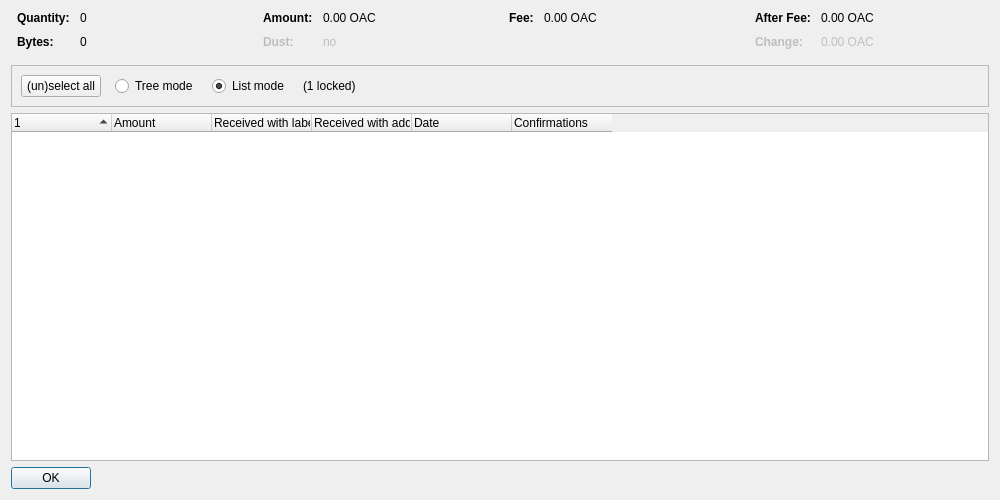
<?xml version="1.0" encoding="UTF-8"?>
<ui version="4.0">
 <class>CoinControlDialog</class>
 <widget class="QDialog" name="CoinControlDialog">
  <property name="geometry">
   <rect>
    <x>0</x>
    <y>0</y>
    <width>1000</width>
    <height>500</height>
   </rect>
  </property>
  <property name="windowTitle">
   <string>Coin Selection</string>
  </property>
  <layout class="QVBoxLayout" name="verticalLayout">
   <item>
    <layout class="QHBoxLayout" name="horizontalLayoutTop" stretch="0,0,0,0">
     <property name="topMargin">
      <number>0</number>
     </property>
     <property name="bottomMargin">
      <number>10</number>
     </property>
     <item>
      <layout class="QFormLayout" name="formLayoutCoinControl1">
       <property name="horizontalSpacing">
        <number>10</number>
       </property>
       <property name="verticalSpacing">
        <number>10</number>
       </property>
       <property name="leftMargin">
        <number>6</number>
       </property>
       <property name="rightMargin">
        <number>6</number>
       </property>
       <item row="0" column="0">
        <widget class="QLabel" name="labelCoinControlQuantityText">
         <property name="font">
          <font>
           <weight>75</weight>
           <bold>true</bold>
          </font>
         </property>
         <property name="text">
          <string>Quantity:</string>
         </property>
        </widget>
       </item>
       <item row="0" column="1">
        <widget class="QLabel" name="labelCoinControlQuantity">
         <property name="cursor">
          <cursorShape>IBeamCursor</cursorShape>
         </property>
         <property name="contextMenuPolicy">
          <enum>Qt::ActionsContextMenu</enum>
         </property>
         <property name="text">
          <string notr="true">0</string>
         </property>
         <property name="textInteractionFlags">
          <set>Qt::LinksAccessibleByMouse|Qt::TextSelectableByKeyboard|Qt::TextSelectableByMouse</set>
         </property>
        </widget>
       </item>
       <item row="1" column="0">
        <widget class="QLabel" name="labelCoinControlBytesText">
         <property name="font">
          <font>
           <weight>75</weight>
           <bold>true</bold>
          </font>
         </property>
         <property name="text">
          <string>Bytes:</string>
         </property>
        </widget>
       </item>
       <item row="1" column="1">
        <widget class="QLabel" name="labelCoinControlBytes">
         <property name="cursor">
          <cursorShape>IBeamCursor</cursorShape>
         </property>
         <property name="contextMenuPolicy">
          <enum>Qt::ActionsContextMenu</enum>
         </property>
         <property name="text">
          <string notr="true">0</string>
         </property>
         <property name="textInteractionFlags">
          <set>Qt::LinksAccessibleByMouse|Qt::TextSelectableByKeyboard|Qt::TextSelectableByMouse</set>
         </property>
        </widget>
       </item>
      </layout>
     </item>
     <item>
      <layout class="QFormLayout" name="formLayoutCoinControl2">
       <property name="horizontalSpacing">
        <number>10</number>
       </property>
       <property name="verticalSpacing">
        <number>10</number>
       </property>
       <property name="leftMargin">
        <number>6</number>
       </property>
       <property name="rightMargin">
        <number>6</number>
       </property>
       <item row="0" column="0">
        <widget class="QLabel" name="labelCoinControlAmountText">
         <property name="font">
          <font>
           <weight>75</weight>
           <bold>true</bold>
          </font>
         </property>
         <property name="text">
          <string>Amount:</string>
         </property>
        </widget>
       </item>
       <item row="0" column="1">
        <widget class="QLabel" name="labelCoinControlAmount">
         <property name="cursor">
          <cursorShape>IBeamCursor</cursorShape>
         </property>
         <property name="contextMenuPolicy">
          <enum>Qt::ActionsContextMenu</enum>
         </property>
         <property name="text">
          <string notr="true">0.00 OAC</string>
         </property>
         <property name="textInteractionFlags">
          <set>Qt::LinksAccessibleByMouse|Qt::TextSelectableByKeyboard|Qt::TextSelectableByMouse</set>
         </property>
        </widget>
       </item>
       <item row="1" column="0">
        <widget class="QLabel" name="labelCoinControlLowOutputText">
         <property name="enabled">
          <bool>false</bool>
         </property>
         <property name="font">
          <font>
           <weight>75</weight>
           <bold>true</bold>
          </font>
         </property>
         <property name="text">
          <string>Dust:</string>
         </property>
        </widget>
       </item>
       <item row="1" column="1">
        <widget class="QLabel" name="labelCoinControlLowOutput">
         <property name="enabled">
          <bool>false</bool>
         </property>
         <property name="cursor">
          <cursorShape>IBeamCursor</cursorShape>
         </property>
         <property name="contextMenuPolicy">
          <enum>Qt::ActionsContextMenu</enum>
         </property>
         <property name="text">
          <string notr="true">no</string>
         </property>
         <property name="textInteractionFlags">
          <set>Qt::LinksAccessibleByMouse|Qt::TextSelectableByKeyboard|Qt::TextSelectableByMouse</set>
         </property>
        </widget>
       </item>
      </layout>
     </item>
     <item>
      <layout class="QFormLayout" name="formLayoutCoinControl3">
       <property name="horizontalSpacing">
        <number>10</number>
       </property>
       <property name="verticalSpacing">
        <number>10</number>
       </property>
       <property name="leftMargin">
        <number>6</number>
       </property>
       <property name="rightMargin">
        <number>6</number>
       </property>
       <item row="0" column="0">
        <widget class="QLabel" name="labelCoinControlFeeText">
         <property name="font">
          <font>
           <weight>75</weight>
           <bold>true</bold>
          </font>
         </property>
         <property name="text">
          <string>Fee:</string>
         </property>
        </widget>
       </item>
       <item row="0" column="1">
        <widget class="QLabel" name="labelCoinControlFee">
         <property name="cursor">
          <cursorShape>IBeamCursor</cursorShape>
         </property>
         <property name="contextMenuPolicy">
          <enum>Qt::ActionsContextMenu</enum>
         </property>
         <property name="text">
          <string notr="true">0.00 OAC</string>
         </property>
         <property name="textInteractionFlags">
          <set>Qt::LinksAccessibleByMouse|Qt::TextSelectableByKeyboard|Qt::TextSelectableByMouse</set>
         </property>
        </widget>
       </item>
      </layout>
     </item>
     <item>
      <layout class="QFormLayout" name="formLayoutCoinControl4">
       <property name="horizontalSpacing">
        <number>10</number>
       </property>
       <property name="verticalSpacing">
        <number>10</number>
       </property>
       <property name="leftMargin">
        <number>6</number>
       </property>
       <property name="rightMargin">
        <number>6</number>
       </property>
       <item row="0" column="0">
        <widget class="QLabel" name="labelCoinControlAfterFeeText">
         <property name="font">
          <font>
           <weight>75</weight>
           <bold>true</bold>
          </font>
         </property>
         <property name="text">
          <string>After Fee:</string>
         </property>
        </widget>
       </item>
       <item row="0" column="1">
        <widget class="QLabel" name="labelCoinControlAfterFee">
         <property name="cursor">
          <cursorShape>IBeamCursor</cursorShape>
         </property>
         <property name="contextMenuPolicy">
          <enum>Qt::ActionsContextMenu</enum>
         </property>
         <property name="text">
          <string notr="true">0.00 OAC</string>
         </property>
         <property name="textInteractionFlags">
          <set>Qt::LinksAccessibleByMouse|Qt::TextSelectableByKeyboard|Qt::TextSelectableByMouse</set>
         </property>
        </widget>
       </item>
       <item row="1" column="0">
        <widget class="QLabel" name="labelCoinControlChangeText">
         <property name="enabled">
          <bool>false</bool>
         </property>
         <property name="font">
          <font>
           <weight>75</weight>
           <bold>true</bold>
          </font>
         </property>
         <property name="text">
          <string>Change:</string>
         </property>
        </widget>
       </item>
       <item row="1" column="1">
        <widget class="QLabel" name="labelCoinControlChange">
         <property name="enabled">
          <bool>false</bool>
         </property>
         <property name="cursor">
          <cursorShape>IBeamCursor</cursorShape>
         </property>
         <property name="contextMenuPolicy">
          <enum>Qt::ActionsContextMenu</enum>
         </property>
         <property name="text">
          <string notr="true">0.00 OAC</string>
         </property>
         <property name="textInteractionFlags">
          <set>Qt::LinksAccessibleByMouse|Qt::TextSelectableByKeyboard|Qt::TextSelectableByMouse</set>
         </property>
        </widget>
       </item>
      </layout>
     </item>
    </layout>
   </item>
   <item>
    <widget class="QFrame" name="frame">
     <property name="minimumSize">
      <size>
       <width>0</width>
       <height>40</height>
      </size>
     </property>
     <property name="frameShape">
      <enum>QFrame::StyledPanel</enum>
     </property>
     <property name="frameShadow">
      <enum>QFrame::Sunken</enum>
     </property>
     <layout class="QHBoxLayout" name="horizontalLayout">
      <item>
       <layout class="QHBoxLayout" name="horizontalLayoutPanel" stretch="0,0,0,0,0">
        <property name="spacing">
         <number>14</number>
        </property>
        <item>
         <widget class="QPushButton" name="pushButtonSelectAll">
          <property name="sizePolicy">
           <sizepolicy hsizetype="Maximum" vsizetype="Fixed">
            <horstretch>0</horstretch>
            <verstretch>0</verstretch>
           </sizepolicy>
          </property>
          <property name="text">
           <string>(un)select all</string>
          </property>
          <property name="autoDefault">
           <bool>false</bool>
          </property>
         </widget>
        </item>
        <item>
         <widget class="QRadioButton" name="radioTreeMode">
          <property name="sizePolicy">
           <sizepolicy hsizetype="Maximum" vsizetype="Fixed">
            <horstretch>0</horstretch>
            <verstretch>0</verstretch>
           </sizepolicy>
          </property>
          <property name="text">
           <string>Tree mode</string>
          </property>
         </widget>
        </item>
        <item>
         <widget class="QRadioButton" name="radioListMode">
          <property name="sizePolicy">
           <sizepolicy hsizetype="Maximum" vsizetype="Fixed">
            <horstretch>0</horstretch>
            <verstretch>0</verstretch>
           </sizepolicy>
          </property>
          <property name="text">
           <string>List mode</string>
          </property>
          <property name="checked">
           <bool>true</bool>
          </property>
         </widget>
        </item>
        <item>
         <widget class="QLabel" name="labelLocked">
          <property name="text">
           <string notr="true">(1 locked)</string>
          </property>
         </widget>
        </item>
        <item>
         <spacer name="horizontalSpacer">
          <property name="orientation">
           <enum>Qt::Horizontal</enum>
          </property>
          <property name="sizeHint" stdset="0">
           <size>
            <width>40</width>
            <height>20</height>
           </size>
          </property>
         </spacer>
        </item>
       </layout>
      </item>
     </layout>
    </widget>
   </item>
   <item>
    <widget class="CoinControlTreeWidget" name="treeWidget">
     <property name="contextMenuPolicy">
      <enum>Qt::CustomContextMenu</enum>
     </property>
     <property name="sortingEnabled">
      <bool>false</bool>
     </property>
     <property name="columnCount">
      <number>6</number>
     </property>
     <attribute name="headerShowSortIndicator" stdset="0">
      <bool>true</bool>
     </attribute>
     <attribute name="headerStretchLastSection">
      <bool>false</bool>
     </attribute>
     <column>
      <property name="text">
       <string/>
      </property>
     </column>
     <column>
      <property name="text">
       <string>Amount</string>
      </property>
     </column>
     <column>
      <property name="text">
       <string>Received with label</string>
      </property>
     </column>
     <column>
      <property name="text">
       <string>Received with address</string>
      </property>
     </column>
     <column>
      <property name="text">
       <string>Date</string>
      </property>
     </column>
     <column>
      <property name="text">
       <string>Confirmations</string>
      </property>
      <property name="toolTip">
       <string>Confirmed</string>
      </property>
     </column>
     <column>
      <property name="text">
       <string/>
      </property>
     </column>
     <column>
      <property name="text">
       <string/>
      </property>
     </column>
     <column>
      <property name="text">
       <string/>
      </property>
     </column>
     <column>
      <property name="text">
       <string/>
      </property>
     </column>
    </widget>
   </item>
   <item>
    <widget class="QDialogButtonBox" name="buttonBox">
     <property name="sizePolicy">
      <sizepolicy hsizetype="Maximum" vsizetype="Fixed">
       <horstretch>0</horstretch>
       <verstretch>0</verstretch>
      </sizepolicy>
     </property>
     <property name="orientation">
      <enum>Qt::Horizontal</enum>
     </property>
     <property name="standardButtons">
      <set>QDialogButtonBox::Ok</set>
     </property>
    </widget>
   </item>
  </layout>
 </widget>
 <customwidgets>
  <customwidget>
   <class>CoinControlTreeWidget</class>
   <extends>QTreeWidget</extends>
   <header>qt/coincontroltreewidget.h</header>
  </customwidget>
 </customwidgets>
 <resources/>
 <connections/>
</ui>
